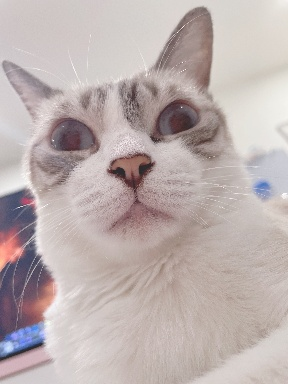
#> input picture hw1/hw1_img.jpg, 288 x 384 px
$ jupyter execute hw1_answer.ipynb
#> lines starting #> are read from the running program, lines starting #| are printed output that depends on the picture
<div align="center">

# National Tsing Hua University

### Fall 2023

#### 11210IPT 553000

#### Deep Learning in Biomedical Optical Imaging

## Homework 1

</div>

---
## Instructions for Completing the Homework:

1. **Environment Setup**:
   - You have the flexibility to choose your working environment. You can either use [Google Colab](https://colab.research.google.com/) or set up your own local Jupyter Notebook environment.
   - If you're new to Google Colab, it allows you to run Jupyter Notebook in the cloud, eliminating setup time and providing free access to GPUs

2. **Completing the Homework**:
   - Go through the questions provided in the `.ipynb` file and write the necessary code in the designated areas.
   - Make sure to test your solutions thoroughly to ensure they work as expected.

3. **Submission**:
   - After you've completed the homework, commit the `.ipynb` file to your GitHub repository.
   - Ensure that your repository is publicly accessible so that it can be evaluated.

4. **Learning More**:
   - If you need further information or clarification about any `numpy` function, consult [the official numpy documentation](https://docs.scipy.org/doc/numpy/reference/).
   - As a quick hack within this notebook: Create a new cell, type in the function name followed by a `?` (e.g., `np.exp?`), and execute the cell. This will pull up the documentation for the function, giving you a brief overview of its usage and parameters.

Remember, practice is the key to mastering any skill. Make the best use of resources provided and always strive to explore beyond. Good luck! 🍀🌟😺

[cell 1]
import numpy as np

---
### ✏️ Question #1 (20pts, each function for 10 pts)

In the landmark paper, _["ImageNet Classification with Deep Convolutional Neural Networks"](https://papers.nips.cc/paper/2012/file/c399862d3b9d6b76c8436e924a68c45b-Paper.pdf)_, by Alex Krizhevsky et al. explored the utilization of various activation functions. A relevant excerpt from the paper is provided below for reference.

<div style="text-align: center;">

</div>

**Your task**:
1. Carefully analyze the two activation functions highlighted by the red underline in the segment.
2. Utilize `numpy` to code and represent the functions corresponding to these activation functions as described in the paper.

[cell 2]
def func_1(x):
    """
    Compute the output of the first function

    Arguments:
    x -- A scalar or numpy array of any size.

    Return:
    s -- func_1(x)
    """

    # YOUR CODE STARTS HERE
    s = 1 / (1 + np.exp(-x))
    # YOUR CODE ENDS HERE

    return s

def func_2(x):
    """
    Compute the output of the second function

    Arguments:
    x -- A scalar or numpy array of any size.

    Return:
    s -- func_2(x)
    """

    # YOUR CODE STARTS HERE
    s = np.maximum(0, x)
    # YOUR CODE ENDS HERE

    return s

[cell 3]
# This is a test block for verification purposes.
# You don't need to modify anything in this cell.

print(f'func_1: {func_1(np.array([-1, 2, 0]))}')
print(f'func_2: {func_2(np.array([-1, 2, 0]))}')

---
### ✏️ Question #2 (10pts)

The softmax function is commonly used in classification problems, especially for multiclass classification. It squashes a vector of any size into a vector of values between 0 and 1 that sum up to 1. This property makes it useful for interpreting the output values as probabilities.

Given an input **vector** $ z = [z_1, z_2, \dots, z_n] $, the softmax function is defined as:

$$ \sigma(z)_i = \frac{e^{z_i}}{\sum_{j=1}^{n} e^{z_j}} $$

For each $ i $ from 1 to $ n $.

In essence, the softmax function computes the exponential (pointwise) of each element of the input vector and then normalizes it by dividing by the sum of these exponentials. This process ensures that:

1. Each element of the output vector lies between 0 and 1.
2. The sum of the elements of the output vector is 1.

**Your Task**:
1. Implement the softmax function using `numpy`.

[cell 4]
def softmax(z):
    """
    Compute the softmax of vector z.

    Arguments:
    z -- A 1D numpy array.

    Return:
    s -- softmax(z)
    """

    # YOUR CODE STARTS HERE
    z_exp = np.exp(z)
    z_sum = np.sum(z_exp)
    s = z_exp / z_sum
    # YOUR CODE ENDS HERE

    return s

[cell 5]
# This is a test block for verification purposes.
# You don't need to modify anything in this cell.

print(f'Softmax Output: {softmax(np.array([-1, 2, 0]))}')

---
### ✏️ Question #3 (30pts, each part for 10 pts)

The objective of this question is to understand and implement three commonly used loss functions in machine learning: L1 and L2 Loss measure differences between predicted and actual values; and the Cross-Entropy Loss compares predicted probabilities to actual class labels.

<br/>

#### **Part A: L1 Loss Implementation**

**L1 loss**, often referred to as the absolute error, calculates the absolute differences between the true values and the predictions. It's given by:

$$ \text{L1}(\hat{y}, y) = \sum_{i} |y^{(i)} - \hat{y}^{(i)}| $$

where:

- $ y $ represents the true values.
- $ \hat{y} $ represents the predicted values.

**Your task**:
1. Implement the L1 loss using a numpy vectorized approach. The function `np.abs(x)` may be useful for computing the absolute value of `x`.

<br/>

#### **Part B: L2 Loss Implementation**

**L2 loss**, also known as the squared error, computes the squared differences between the true values and the predictions. It's mathematically expressed as:

$$ \text{L2}(\hat{y},y) = \sum_{i} (y^{(i)} - \hat{y}^{(i)})^2 $$

where:

- $ y $ represents the true values.
- $ \hat{y} $ represents the predicted values.

**Your task**:
1. Implement the L2 loss in a numpy vectorized manner.

<br/>

#### **Part C: Ceoss-Entropy Loss Implementation**
**Cross-Entropy loss** is commonly used in classification problems. It is defined as:

<br/>

$$ \text{CE}(y, \hat{y}) = -\sum_{i} y^{(i)} \log(\hat{y}^{(i)} + \epsilon)\ $$
where:

- $ y $ is the true distribution (the ground truth labels) in a shape (1, num_class), and $i$ specifies the index of the class.
- $ \hat{y} $ is the predicted distribution (the predictions from your model), also in a shape (1, num_class)
- The sum is taken over all the classes.
- Note the $\epsilon$ is applied to prevent the $\log()$ outputs negative infinity.

**Your task**:
1. Implement the CE loss in a numpy vectorized manner.
<br/>

[cell 6]
def L1(yhat, y):
    """
    Compute the L1 loss.

    Arguments:
    yhat -- vector of size m (predicted labels)
    y -- vector of size m (true labels)

    Returns:
    loss -- the value of the L1 loss function defined above
    """

    # YOUR CODE STARTS HERE
    loss = np.sum(np.abs(y - yhat))
    # YOUR CODE ENDS HERE

    return loss


def L2(yhat, y):
    """
    Compute the L2 loss.

    Arguments:
    yhat -- vector of size m (predicted labels)
    y -- vector of size m (true labels)

    Returns:
    loss -- the value of the L2 loss function defined above
    """

    # YOUR CODE STARTS HERE
    loss = np.sum((y - yhat) ** 2)
    # YOUR CODE ENDS HERE

    return loss


def CE(yhat, y, epsilon=1e-6):
    """
    Compute the cross entropy loss

    Arguments:
    yhat -- vector of size m (predicted distributon)
    y -- vector of size m (true labels)

    Returns:
    loss -- the value of the cross entropy loss function defined above
    """
    # YOUR CODE STARTS HERE
    loss = -np.sum(y * np.log(yhat + epsilon))
    # YOUR CODE ENDS HERE
    return loss

[cell 7]
# This is a test block for verification purposes.
# You don't need to modify anything in this cell.

yhat = np.array([.9, 0.2, 0.1, .4, .9])
y = np.array([1, 0, 0, 1, 1])

print(f'L1: {L1(yhat, y)}')
print(f'L2: {L2(yhat, y)}')

phat = np.array([[0.9, 0.05, 0.05], [0.1, 0.8, 0.1]])
y = np.array([[1, 0, 0], [0, 1, 0]])
print(f'CE: {CE(phat, y)}')

---
### ✏️ Question #4 (20pts, each step for 5 pts)

   Batch normalization, introduced in the paper _["Batch Normalization: Accelerating Deep Network Training by Reducing Internal Covariate Shift"](https://arxiv.org/abs/1502.03167)_ by S. Ioffe et al., serves as a cornerstone technique in deep learning. It standardizes the inputs of each layer, thus enhancing the efficiency of network learning. The primary motive behind its inception was to counter the internal covariate shift dilemma. By normalizing activations across the network, batch normalization not only enhances training speed but also bolsters model performance.

In this exercise, you are tasked to implement **Algorithm 1** presented in the paper shown below. **Note that this algorithm is applied differently during training and inference.** For further details, please refer to Algorithm 2 in the paper.

<div style="text-align: center;">

</div>

Below are the steps for **Algorithm 1**:

**Input:**
- Mini-batch of input values: $B = \{x_1, x_2, ..., x_m\}$
- Parameters to learn: $\gamma$, $\beta$

**Output:**
- Batch-normalized values: $y_i = BN_{\gamma,\beta}(x_i)$

**Steps:**

1. **Compute the mini-batch mean:**
   $$
   \mu_B = \frac{1}{m} \sum_{i=1}^{m} x_i
   $$

2. **Compute the mini-batch variance:**
   $$
   \sigma^2_B = \frac{1}{m} \sum_{i=1}^{m} (x_i - \mu_B)^2
   $$

3. **Normalize the values:**
   Use the mean and variance to normalize the values in the mini-batch. Add a small constant, $ \epsilon $, for numerical stability.
   $$
   \hat{x}_{i} = \frac{x_i - \mu_B}{\sqrt{\sigma^2_B + \epsilon}}
   $$

4. **Scale and Shift:**
   Use the parameters $ \gamma $ and $ \beta $ to scale and shift the normalized values.
   $$
   y_i = \gamma \hat{x}_{i} + \beta \equiv BN_{\gamma,\beta}(x_i)
   $$

**Notes:**

1. Do not use any deep learning frameworks or in-built batch normalization functions.
2. Make sure to incorporate the small constant $ \epsilon $ during normalization to avoid division by zero.

**Your Task:**

1. Following the steps provided above, write the code to implement the Batch Normalization algorithm. Make sure to consider the notes and constraints while working on your solution.

[cell 8]
import numpy as np

def batch_normalization(X, gamma, beta, epsilon=1e-6):
    """
    Apply Batch Normalization as per the given algorithm.

    Arguments:
    B       -- numpy array of any shape, the input mini-batch
    gamma   -- numpy array of shape matching B's, scale parameter
    beta    -- numpy array of shape matching B's, shift parameter
    epsilon -- small constant for numerical stability (default is 1e-6)

    Returns:
    y_i     -- batch-normalized values
    """

    # Step 1: Compute the mini-batch mean
    mu_B = np.mean(B, axis=0)

    # Step 2: Compute the mini-batch variance
    sigma_B = np.var(B, axis=0)

    # Step 3: Normalize
    x_hat = (B - mu_B) / np.sqrt(sigma_B + epsilon)

    # Step 4: Scale and shift
    y_i = gamma * x_hat + beta

    return y_i

[cell 9]
# This is a test block for verification purposes.
# You don't need to modify anything in this cell.

B = np.array([10, 20, 30, 40, 50])
gamma = 1.0
beta = 0.0

print(batch_normalization(B, gamma, beta))

---
### ✏️ Question #5 (20pts, each step for 5 pts)

In image processing tasks, often you'll find yourself needing to convert between different color spaces. OpenCV reads images in BGR (Blue, Green, Red) format by default. However, many image processing libraries (including matplotlib, which you might use for displaying images) expect the channels to be in RGB (Red, Green, Blue) format. Thus, converting between these formats is a common task.

**Notes**:
- You need to upload **'hw1_img.jpg'** into your environment.
- Ensure you handle the image channels correctly during conversion.
- Replace all **...** in the code with your implementations.

**Your task**:
1. Read the image **'hw1_img.jpg'**. Ensure your image path is correct.
2. Convert the image from BGR to RGB. You should NOT use any in-built OpenCV functions for this conversion. Instead, use numpy operations to rearrange the channels.
3. Print the shape of the image, displaying the height, width, and the number of channels (depth).
4. Crop the region you are interested in (region of interested, ROI), then show it.

[cell 10]
import cv2
import matplotlib.pyplot as plt

# Step 1: Specify the path to your image file
image_path = 'hw1_img.jpg'

print(f'Image file path is: {image_path}')

# Read the image using cv2
img = cv2.imread(image_path)
#> img is the input picture: shape (384, 288, 3); mean B, G, R 174.5, 175.9, 188.2

# Display the BGR image
plt.imshow(img)
plt.title('BGR image')
plt.axis('off')
plt.show()

# Step 2: Convert the BGR image to RGB using numpy
image_rgb = img[:, :, ::-1]

# Display the RGB image
plt.imshow(image_rgb)
plt.title('RGB image')
plt.axis('off')
plt.show()

# Step 3: Print the shape of the RGB image
print(f'The shape of this image is: {image_rgb.shape}')
#| The shape of this image is: (384, 288, 3)

# Step 4 Display the cropped image.
plt.imshow(image_rgb[70:240, :200, :])
plt.title('Cropped image')
plt.axis('off')
plt.show()
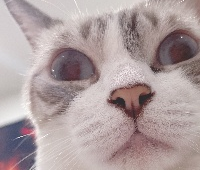
#> shown: shape (170, 200, 3); mean R, G, B 173.4, 158, 158.5
